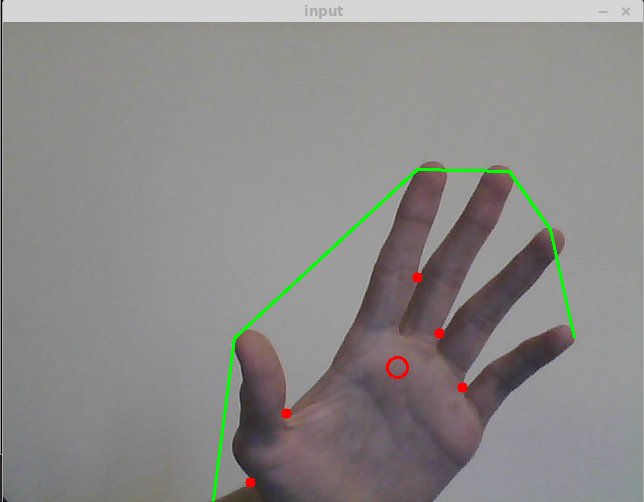
#> input picture sprawko2/sprawko_KCK1.png, 644 x 502 px, given in place of the camera
$ python zad4_copied.py
#> lines starting #> are read from the running program, lines starting #| are printed output that depends on the picture; after the words box and inside, x2 and y2 are one past the last pixel; in counts of white or black regions, pixels touching at a corner belong together
import cv2
import numpy as np
cap = cv2.VideoCapture(0)
while( cap.isOpened() ) :
    ret,img = cap.read()
#> img is the input picture: shape (502, 644, 3); mean B, G, R 136.7, 138.4, 139.9
    gray = cv2.cvtColor(img,cv2.COLOR_BGR2GRAY)
    blur = cv2.GaussianBlur(gray,(5,5),0)
    ret,thresh1 = cv2.threshold(blur,70,255,cv2.THRESH_BINARY_INV+cv2.THRESH_OTSU)
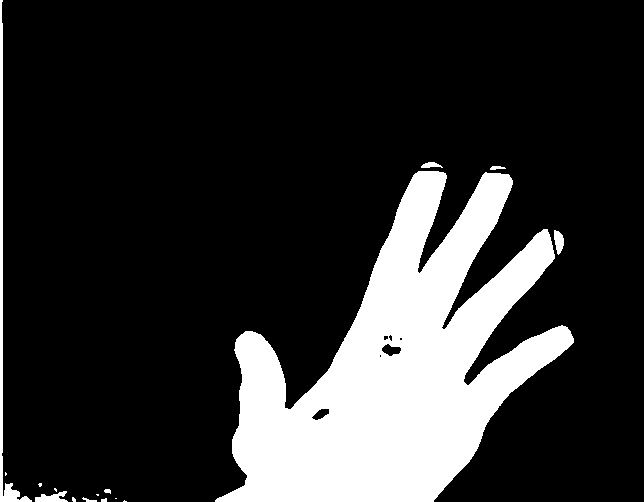
#> thresh1: shape (502, 644); 18.6% white; 16 white regions (7 under 20 px)
#> ret = 119
    ret,thresh2 = cv2.threshold(blur,70,255,cv2.THRESH_BINARY_INV+cv2.THRESH_OTSU)


    contours, hierarchy = cv2.findContours(thresh1,cv2.RETR_TREE,cv2.CHAIN_APPROX_SIMPLE)
#> contours = 22 contours, 13 with area under 20; largest, box (x1, y1, x2, y2) and area: (215, 171, 574, 502) 57102, (0, 0, 32, 502) 1221, (35, 491, 68, 502) 174, (381, 343, 402, 357) 164, (554, 230, 564, 255) 146
    drawing = np.zeros(img.shape,np.uint8)

    max_area=0

    for i in range(len(contours)):
            cnt=contours[i]
            area = cv2.contourArea(cnt)
            if(area>max_area):
                max_area=area
                ci=i
#> this loop made 22 passes
#> (area, max_area) on passes 7, 13: (173.5, 173.5), (57102.5, 57102.5)
#> area on passes 12, 14, 16, 18, 20, 21: 145.5, 129, 163.5, 20.5, 28.5, 63.5
#> after the loop, ci = 12; max_area = 57102.5
    cnt=contours[ci]
#> cnt = contour of 844 points, box (x1, y1, x2, y2) (215, 171, 574, 502), area 57102
    hull = cv2.convexHull(cnt)
#> hull = contour of 21 points, box (x1, y1, x2, y2) (215, 171, 574, 502), area 82624
    moments = cv2.moments(cnt)
#> moments = moments, m00 57102.5, centre m10/m00, m01/m00 = (395.8, 369.2)
    if moments['m00']!=0:
                cx = int(moments['m10']/moments['m00']) # cx = M10/M00
#> cx = 395
                cy = int(moments['m01']/moments['m00']) # cy = M01/M00
#> cy = 369

    centr=(cx,cy)
#> centr = (395, 369)
    cv2.circle(img,centr,10,[0,0,255],2)
#> img: shape (502, 644, 3); 0.04% of pixels changed, all inside (x1, y1, x2, y2) = (384, 359, 406, 381)
    cv2.drawContours(drawing,[cnt],0,(0,255,0),2)
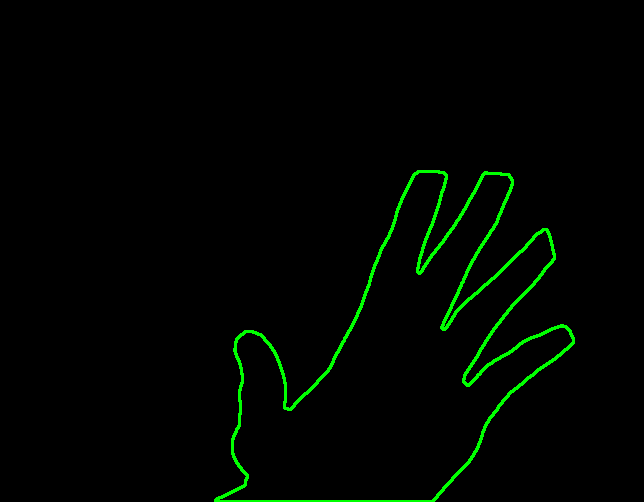
#> drawing: shape (502, 644, 3); mean of channels 0, 1, 2 0, 5.1, 0; drawn as B, G, R
    cv2.drawContours(drawing,[hull],0,(0,0,255),2)
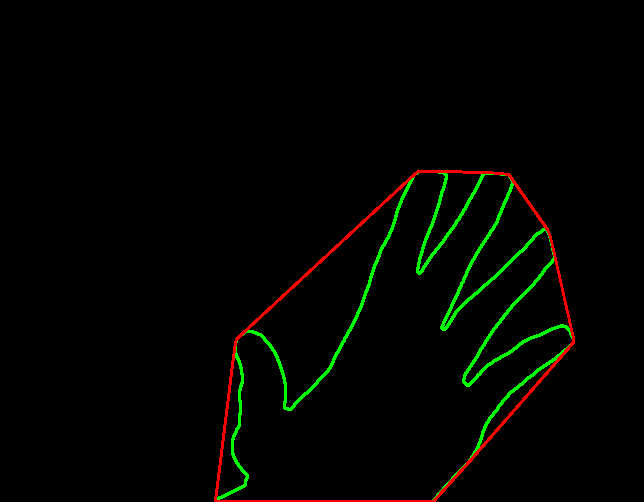
#> drawing: shape (502, 644, 3); 0.99% of pixels changed, all inside (x1, y1, x2, y2) = (214, 170, 575, 502); drawn as B, G, R

    cv2.circle(thresh2,centr,10,[0,0,255],2)
    cv2.drawContours(thresh2,[cnt],0,(0,255,0),2)
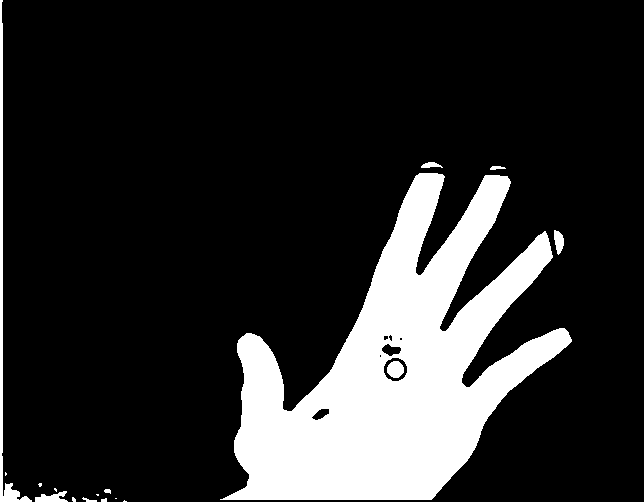
#> thresh2: shape (502, 644); 17.2% white; 17 white regions (7 under 20 px), largest, box (x1, y1, x2, y2) and area: (220, 173, 572, 500) 53072, (0, 0, 32, 502) 1766, (387, 361, 404, 378) 225
    cv2.drawContours(thresh2,[hull],0,(0,0,255),2)

    cnt = cv2.approxPolyDP(cnt,0.01*cv2.arcLength(cnt,True),True)
#> cnt = contour of 14 points, box (x1, y1, x2, y2) (215, 174, 574, 502), area 55539
    hull = cv2.convexHull(cnt,returnPoints = False)
#> hull = [12, 10, 9, 8, 6, 3, 0]

    if(1):
               defects = cv2.convexityDefects(cnt,hull)
#> defects = [[12, 0, 13, 36647], [0, 3, 1, 25103], [3, 6, 4, 22540], [6, 8, 7, 7334], [10, 12, 11, 29682]]
               mind=0
               maxd=0
               for i in range(defects.shape[0]):
                    s,e,f,d = defects[i,0]
                    start = tuple(cnt[s][0])
                    end = tuple(cnt[e][0])
                    far = tuple(cnt[f][0])
                    dist = cv2.pointPolygonTest(cnt,centr,True)
                    cv2.line(img,start,end,[0,255,0],2)

                    cv2.circle(img,far,5,[0,0,255],-1)
#> this loop made 5 passes
#> (s, e, f, d, start, end, far) on passes 1 to 5: (12, 0, 13, 36647, (547, 229), (508, 174), (441, 327)), (0, 3, 1, 25103, (508, 174), (413, 175), (419, 273)), (3, 6, 4, 22540, (413, 175), (236, 339), (290, 409)), (6, 8, 7, 7334, (236, 339), (215, 501), (247, 477)), (10, 12, 11, 29682, (573, 342), (547, 229), (463, 381))
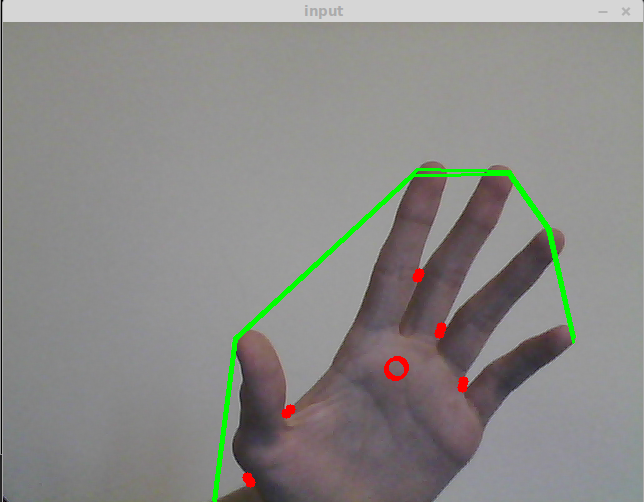
#> img: shape (502, 644, 3); mean B, G, R 135.9, 138.8, 139.4
               print(i)
#| 4
               i=0
    cv2.imshow('output',drawing)
    cv2.imshow('treshold', thresh2)
    cv2.imshow('input',img)

    k = cv2.waitKey(10)
#> (key Esc is pressed here)
    if k == 27:
        break

$ run again, on sprawko2/sprawko_KCK2.png
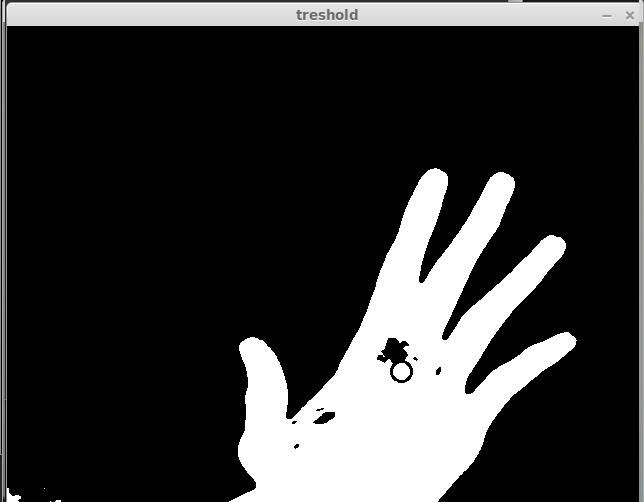
#> input picture sprawko2/sprawko_KCK2.png, 644 x 502 px, given in place of the camera
#> img is the input picture: shape (502, 644, 3); mean B, G, R 54.4, 54.4, 54.4
#> `ret,thresh1 = cv2.threshold(blur,70,255,cv2.THRESH_BINARY_INV+cv2.THRE..`:
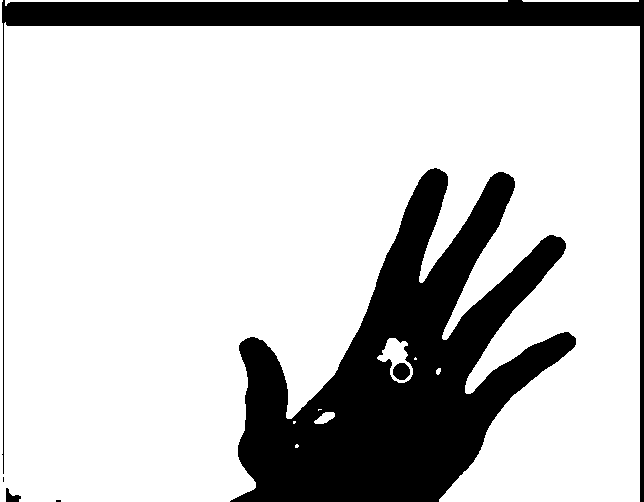
#> thresh1: shape (502, 644); 78.2% white; 6 black regions (2 under 20 px)
#> ret = 120
#> contours = 12 contours, 6 with area under 20; largest, box (x1, y1, x2, y2) and area: (0, 0, 640, 502) 248262, (377, 338, 413, 383) 849, (5, 0, 508, 6) 512, (392, 362, 411, 381) 248, (314, 412, 335, 424) 132, (522, 0, 639, 2) 116
#> the loop `for i in range(len(contours)):` made 12 passes
#> (area, max_area) on passes 3, 7, 11: (132.5, 132.5), (849, 849), (248262, 248262)
#> after the loop `for i in range(len(contours)):`: ci = 10; max_area = 248262
#> `cnt=contours[ci]`: cnt = contour of 903 points, box (x1, y1, x2, y2) (0, 0, 640, 502), area 248262
#> `hull = cv2.convexHull(cnt)`: hull = [[2, 0], [639, 26], [639, 501], [0, 501], [0, 0]]
#> moments = moments, m00 248262, centre m10/m00, m01/m00 = (303, 239.7)
#> cx = 303
#> cy = 239
#> centr = (303, 239)
#> `cnt = cv2.approxPolyDP(cnt,0.01*cv2.arcLength(cnt,True),True)`: cnt = contour of 17 points, box (x1, y1, x2, y2) (0, 0, 640, 502), area 251700
#> `hull = cv2.convexHull(cnt,returnPoints = False)`: hull = [14, 13, 1, 0]
#> defects = [[14, 0, 16, 121212], [1, 13, 5, 85504]]
#> the loop `for i in range(defects.shape[0]):` made 2 passes
#> (s, e, f, d, start, end, far, dist) on passes 1 to 2: (14, 0, 16, 121212, (639, 26), (0, 0), (3, 474), 78.18), (1, 13, 5, 85504, (0, 501), (639, 501), (434, 167), 78.18)
#> after the loop `for i in range(defects.shape[0]):`:
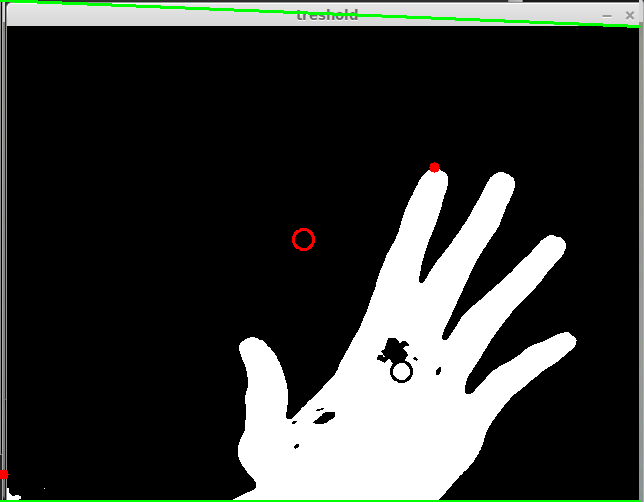
#> img: shape (502, 644, 3); mean B, G, R 52.8, 55.4, 53.1
#| 1
